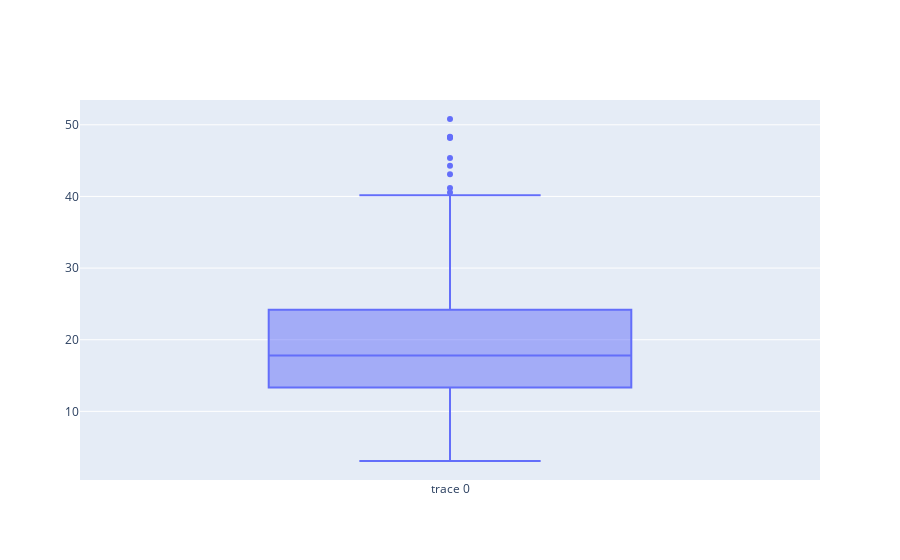

Here is the notebook cell this chart was saved with:
### Code cell
fig = go.Figure()
fig.add_trace(go.Box(y=tips.total_bill))
fig.show()

### Figure 1 — Plotly figure (JSON) as saved in the notebook; plotly's stock layout.template omitted (floating-point values rounded to 4 significant figures; data arrays with more than 128 entries replaced by an {"elided": "..."} marker saying what was removed)
{"data": [{"type": "box", "y": {"elided": "244 float values"}}], "layout": {"autosize": true, "xaxis": {"autorange": true, "range": [-0.5, 0.5], "type": "category"}, "yaxis": {"autorange": true, "range": [0.4178, 53.46], "type": "linear"}}}
